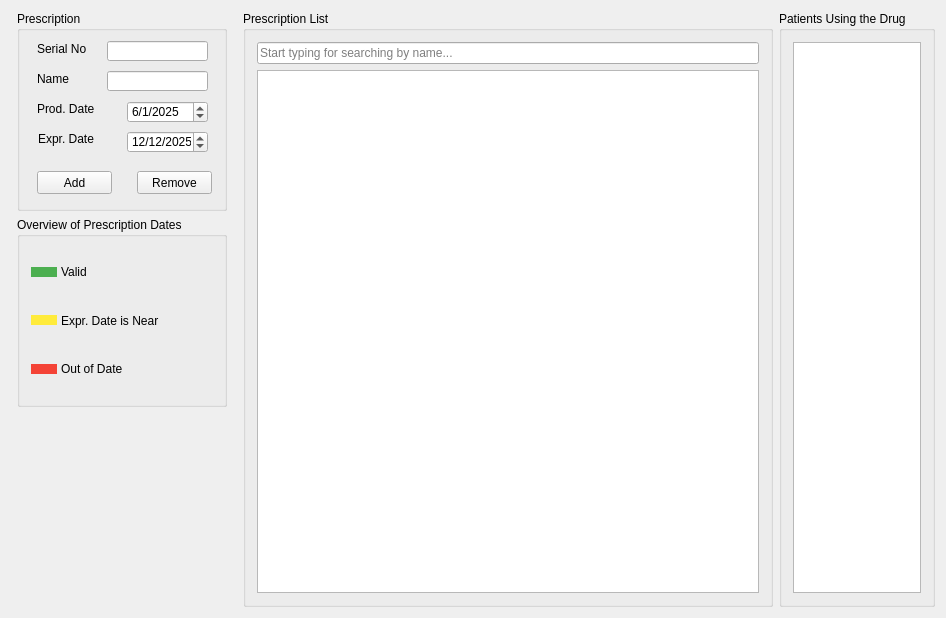
<?xml version="1.0" encoding="UTF-8"?>
<ui version="4.0">
 <class>MedicineView</class>
 <widget class="QWidget" name="MedicineView">
  <property name="geometry">
   <rect>
    <x>0</x>
    <y>0</y>
    <width>936</width>
    <height>618</height>
   </rect>
  </property>
  <property name="windowTitle">
   <string>MedicineView</string>
  </property>
  <layout class="QHBoxLayout" name="horizontalLayout_2">
   <item>
    <layout class="QHBoxLayout" name="horizontalLayout" stretch="0,7,3">
     <item>
      <layout class="QFormLayout" name="medicineOperationsFormLayout">
       <property name="rightMargin">
        <number>10</number>
       </property>
       <item row="0" column="1">
        <widget class="QGroupBox" name="medicineOperationsGroupBox">
         <property name="minimumSize">
          <size>
           <width>210</width>
           <height>200</height>
          </size>
         </property>
         <property name="maximumSize">
          <size>
           <width>210</width>
           <height>230</height>
          </size>
         </property>
         <property name="title">
          <string>Prescription </string>
         </property>
         <widget class="QLabel" name="medicineNoLabel">
          <property name="geometry">
           <rect>
            <x>20</x>
            <y>30</y>
            <width>61</width>
            <height>16</height>
           </rect>
          </property>
          <property name="text">
           <string>Serial No</string>
          </property>
         </widget>
         <widget class="QLabel" name="medicineNameLabel">
          <property name="geometry">
           <rect>
            <x>20</x>
            <y>60</y>
            <width>71</width>
            <height>16</height>
           </rect>
          </property>
          <property name="text">
           <string>Name</string>
          </property>
         </widget>
         <widget class="QPushButton" name="addMedicineButton">
          <property name="geometry">
           <rect>
            <x>20</x>
            <y>160</y>
            <width>75</width>
            <height>23</height>
           </rect>
          </property>
          <property name="text">
           <string>Add</string>
          </property>
         </widget>
         <widget class="QPushButton" name="removeMedicineButton">
          <property name="geometry">
           <rect>
            <x>120</x>
            <y>160</y>
            <width>75</width>
            <height>23</height>
           </rect>
          </property>
          <property name="text">
           <string>Remove</string>
          </property>
         </widget>
         <widget class="QLineEdit" name="medicineNoLineEdit">
          <property name="geometry">
           <rect>
            <x>90</x>
            <y>30</y>
            <width>101</width>
            <height>20</height>
           </rect>
          </property>
         </widget>
         <widget class="QLineEdit" name="medicineNameLineEdit">
          <property name="geometry">
           <rect>
            <x>90</x>
            <y>60</y>
            <width>101</width>
            <height>20</height>
           </rect>
          </property>
         </widget>
         <widget class="QDateEdit" name="medicineStartDateEdit">
          <property name="geometry">
           <rect>
            <x>110</x>
            <y>90</y>
            <width>81</width>
            <height>22</height>
           </rect>
          </property>
          <property name="dateTime">
           <datetime>
            <hour>0</hour>
            <minute>0</minute>
            <second>0</second>
            <year>2025</year>
            <month>1</month>
            <day>6</day>
           </datetime>
          </property>
          <property name="displayFormat">
           <string>d/M/yyyy</string>
          </property>
         </widget>
         <widget class="QLabel" name="medicineStartDateLabel">
          <property name="geometry">
           <rect>
            <x>20</x>
            <y>90</y>
            <width>81</width>
            <height>16</height>
           </rect>
          </property>
          <property name="text">
           <string>Prod. Date</string>
          </property>
         </widget>
         <widget class="QLabel" name="medicineEndDateLabel">
          <property name="geometry">
           <rect>
            <x>21</x>
            <y>120</y>
            <width>81</width>
            <height>16</height>
           </rect>
          </property>
          <property name="text">
           <string>Expr. Date</string>
          </property>
         </widget>
         <widget class="QDateEdit" name="medicineEndDateEdit">
          <property name="geometry">
           <rect>
            <x>110</x>
            <y>120</y>
            <width>81</width>
            <height>22</height>
           </rect>
          </property>
          <property name="dateTime">
           <datetime>
            <hour>0</hour>
            <minute>0</minute>
            <second>0</second>
            <year>2025</year>
            <month>12</month>
            <day>12</day>
           </datetime>
          </property>
          <property name="displayFormat">
           <string>d/M/yyyy</string>
          </property>
         </widget>
        </widget>
       </item>
       <item row="1" column="1">
        <widget class="QGroupBox" name="medicinePieChartGroupBox">
         <property name="minimumSize">
          <size>
           <width>210</width>
           <height>190</height>
          </size>
         </property>
         <property name="title">
          <string>Overview of Prescription Dates</string>
         </property>
         <layout class="QVBoxLayout" name="verticalLayout_3">
          <item>
           <layout class="QVBoxLayout" name="pieVerticalLayout">
            <property name="spacing">
             <number>0</number>
            </property>
            <item>
             <layout class="QHBoxLayout" name="pieChartLabelHorizontalLayout">
              <property name="spacing">
               <number>4</number>
              </property>
              <property name="sizeConstraint">
               <enum>QLayout::SizeConstraint::SetFixedSize</enum>
              </property>
              <item>
               <widget class="QLabel" name="zone_patientNameLabel">
                <property name="sizePolicy">
                 <sizepolicy hsizetype="Minimum" vsizetype="Preferred">
                  <horstretch>0</horstretch>
                  <verstretch>0</verstretch>
                 </sizepolicy>
                </property>
                <property name="maximumSize">
                 <size>
                  <width>26</width>
                  <height>10</height>
                 </size>
                </property>
                <property name="font">
                 <font>
                  <bold>true</bold>
                 </font>
                </property>
                <property name="styleSheet">
                 <string notr="true">background-color: rgb(76, 175, 80);</string>
                </property>
                <property name="text">
                 <string/>
                </property>
                <property name="scaledContents">
                 <bool>true</bool>
                </property>
                <property name="wordWrap">
                 <bool>true</bool>
                </property>
                <property name="margin">
                 <number>1</number>
                </property>
               </widget>
              </item>
              <item>
               <widget class="QLabel" name="zone_patientSurnameLabel">
                <property name="sizePolicy">
                 <sizepolicy hsizetype="Minimum" vsizetype="Preferred">
                  <horstretch>0</horstretch>
                  <verstretch>0</verstretch>
                 </sizepolicy>
                </property>
                <property name="styleSheet">
                 <string notr="true"/>
                </property>
                <property name="text">
                 <string>Valid</string>
                </property>
                <property name="scaledContents">
                 <bool>true</bool>
                </property>
                <property name="wordWrap">
                 <bool>true</bool>
                </property>
                <property name="margin">
                 <number>0</number>
                </property>
               </widget>
              </item>
             </layout>
            </item>
            <item>
             <layout class="QHBoxLayout" name="patientFullNameHorizontalLayout">
              <property name="spacing">
               <number>4</number>
              </property>
              <property name="sizeConstraint">
               <enum>QLayout::SizeConstraint::SetFixedSize</enum>
              </property>
              <item>
               <widget class="QLabel" name="zone_patientNameLabel_2">
                <property name="sizePolicy">
                 <sizepolicy hsizetype="Minimum" vsizetype="Preferred">
                  <horstretch>0</horstretch>
                  <verstretch>0</verstretch>
                 </sizepolicy>
                </property>
                <property name="maximumSize">
                 <size>
                  <width>26</width>
                  <height>10</height>
                 </size>
                </property>
                <property name="font">
                 <font>
                  <bold>true</bold>
                 </font>
                </property>
                <property name="styleSheet">
                 <string notr="true">background-color: rgb(255, 235, 59);</string>
                </property>
                <property name="text">
                 <string/>
                </property>
                <property name="scaledContents">
                 <bool>true</bool>
                </property>
                <property name="wordWrap">
                 <bool>true</bool>
                </property>
                <property name="margin">
                 <number>1</number>
                </property>
               </widget>
              </item>
              <item>
               <widget class="QLabel" name="zone_patientSurnameLabel_2">
                <property name="sizePolicy">
                 <sizepolicy hsizetype="Minimum" vsizetype="Preferred">
                  <horstretch>0</horstretch>
                  <verstretch>0</verstretch>
                 </sizepolicy>
                </property>
                <property name="styleSheet">
                 <string notr="true"/>
                </property>
                <property name="text">
                 <string>Expr. Date is Near</string>
                </property>
                <property name="scaledContents">
                 <bool>true</bool>
                </property>
                <property name="wordWrap">
                 <bool>true</bool>
                </property>
                <property name="margin">
                 <number>0</number>
                </property>
               </widget>
              </item>
             </layout>
            </item>
            <item>
             <layout class="QHBoxLayout" name="patientFullNameHorizontalLayout_2">
              <property name="spacing">
               <number>4</number>
              </property>
              <property name="sizeConstraint">
               <enum>QLayout::SizeConstraint::SetFixedSize</enum>
              </property>
              <item>
               <widget class="QLabel" name="zone_patientNameLabel_3">
                <property name="sizePolicy">
                 <sizepolicy hsizetype="Minimum" vsizetype="Preferred">
                  <horstretch>0</horstretch>
                  <verstretch>0</verstretch>
                 </sizepolicy>
                </property>
                <property name="maximumSize">
                 <size>
                  <width>26</width>
                  <height>10</height>
                 </size>
                </property>
                <property name="font">
                 <font>
                  <bold>true</bold>
                 </font>
                </property>
                <property name="styleSheet">
                 <string notr="true">background-color: rgb(244, 67, 54);</string>
                </property>
                <property name="text">
                 <string/>
                </property>
                <property name="scaledContents">
                 <bool>true</bool>
                </property>
                <property name="wordWrap">
                 <bool>true</bool>
                </property>
                <property name="margin">
                 <number>1</number>
                </property>
               </widget>
              </item>
              <item>
               <widget class="QLabel" name="zone_patientSurnameLabel_3">
                <property name="sizePolicy">
                 <sizepolicy hsizetype="Minimum" vsizetype="Preferred">
                  <horstretch>0</horstretch>
                  <verstretch>0</verstretch>
                 </sizepolicy>
                </property>
                <property name="styleSheet">
                 <string notr="true"/>
                </property>
                <property name="text">
                 <string>Out of Date</string>
                </property>
                <property name="scaledContents">
                 <bool>true</bool>
                </property>
                <property name="wordWrap">
                 <bool>true</bool>
                </property>
                <property name="margin">
                 <number>0</number>
                </property>
               </widget>
              </item>
             </layout>
            </item>
           </layout>
          </item>
         </layout>
        </widget>
       </item>
      </layout>
     </item>
     <item>
      <layout class="QVBoxLayout" name="medicineListTableLayout">
       <item>
        <widget class="QGroupBox" name="medicineListGroupBox">
         <property name="minimumSize">
          <size>
           <width>530</width>
           <height>300</height>
          </size>
         </property>
         <property name="title">
          <string>Prescription List</string>
         </property>
         <layout class="QVBoxLayout" name="verticalLayout_2">
          <item>
           <layout class="QVBoxLayout" name="medicineListVerticalLayout">
            <item>
             <widget class="QLineEdit" name="medicineSearchLineEdit">
              <property name="placeholderText">
               <string>Start typing for searching by name...</string>
              </property>
             </widget>
            </item>
            <item>
             <widget class="QTableView" name="medicinesTableView">
              <property name="selectionMode">
               <enum>QAbstractItemView::SelectionMode::SingleSelection</enum>
              </property>
              <property name="selectionBehavior">
               <enum>QAbstractItemView::SelectionBehavior::SelectRows</enum>
              </property>
              <property name="showGrid">
               <bool>false</bool>
              </property>
              <attribute name="verticalHeaderVisible">
               <bool>false</bool>
              </attribute>
             </widget>
            </item>
           </layout>
          </item>
         </layout>
        </widget>
       </item>
      </layout>
     </item>
     <item>
      <layout class="QVBoxLayout" name="patientsHorizontalLayout">
       <item>
        <widget class="QGroupBox" name="patientsGroupBox">
         <property name="title">
          <string>Patients Using the Drug</string>
         </property>
         <layout class="QVBoxLayout" name="verticalLayout_5">
          <item>
           <layout class="QVBoxLayout" name="patientsVerticalLayout">
            <item>
             <widget class="QTableView" name="patientsTableView">
              <property name="selectionMode">
               <enum>QAbstractItemView::SelectionMode::SingleSelection</enum>
              </property>
              <property name="selectionBehavior">
               <enum>QAbstractItemView::SelectionBehavior::SelectRows</enum>
              </property>
              <property name="showGrid">
               <bool>false</bool>
              </property>
              <attribute name="verticalHeaderVisible">
               <bool>false</bool>
              </attribute>
             </widget>
            </item>
           </layout>
          </item>
         </layout>
        </widget>
       </item>
      </layout>
     </item>
    </layout>
   </item>
  </layout>
 </widget>
 <layoutdefault spacing="6" margin="11"/>
 <resources/>
 <connections/>
</ui>
